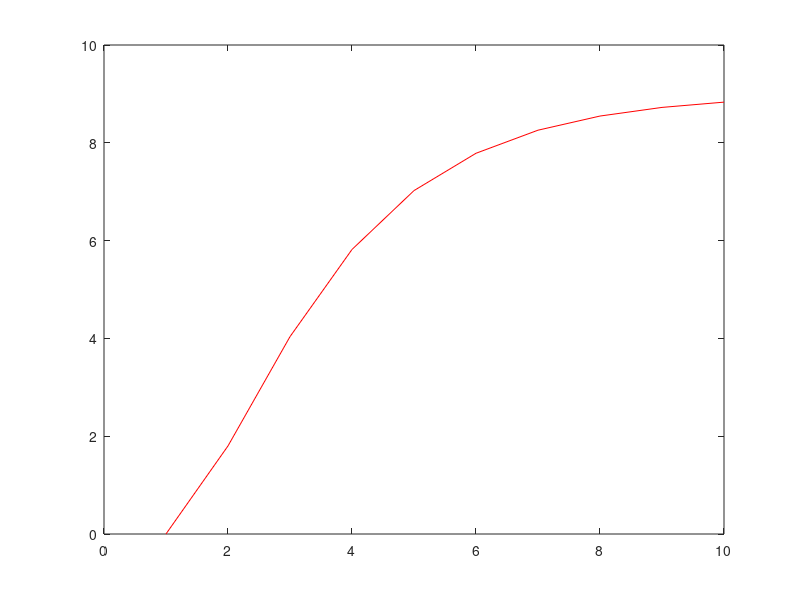

Reproduce this figure in MATLAB.
%PID Control with Gradual approaching input value
clear all;
close all;


kf_Xd=0;kf_Xs=0;
kf_Y=0;kf_Ys=0;
kf_P=0;kf_Ps=0.0001;
kf_K=0;
kf_R=0.88;
kf_Q=0.22;


for k=1:1:10
    rin(k)=9;
    kf_Ys = kf_Xs;
    kf_Y = rin(k);
    
    kf_K = kf_Ps/(kf_Ps + kf_R);
    kf_P = kf_Ps - kf_K*kf_Ps;
    kf_Xd = kf_Xs + kf_K*(kf_Y - kf_Ys);
    
    kf_Xs = kf_Xd;
    kf_Ps = kf_P + kf_Q;
    yout(k)=kf_Xd;
end

figure(1);
plot(yout,'r');

